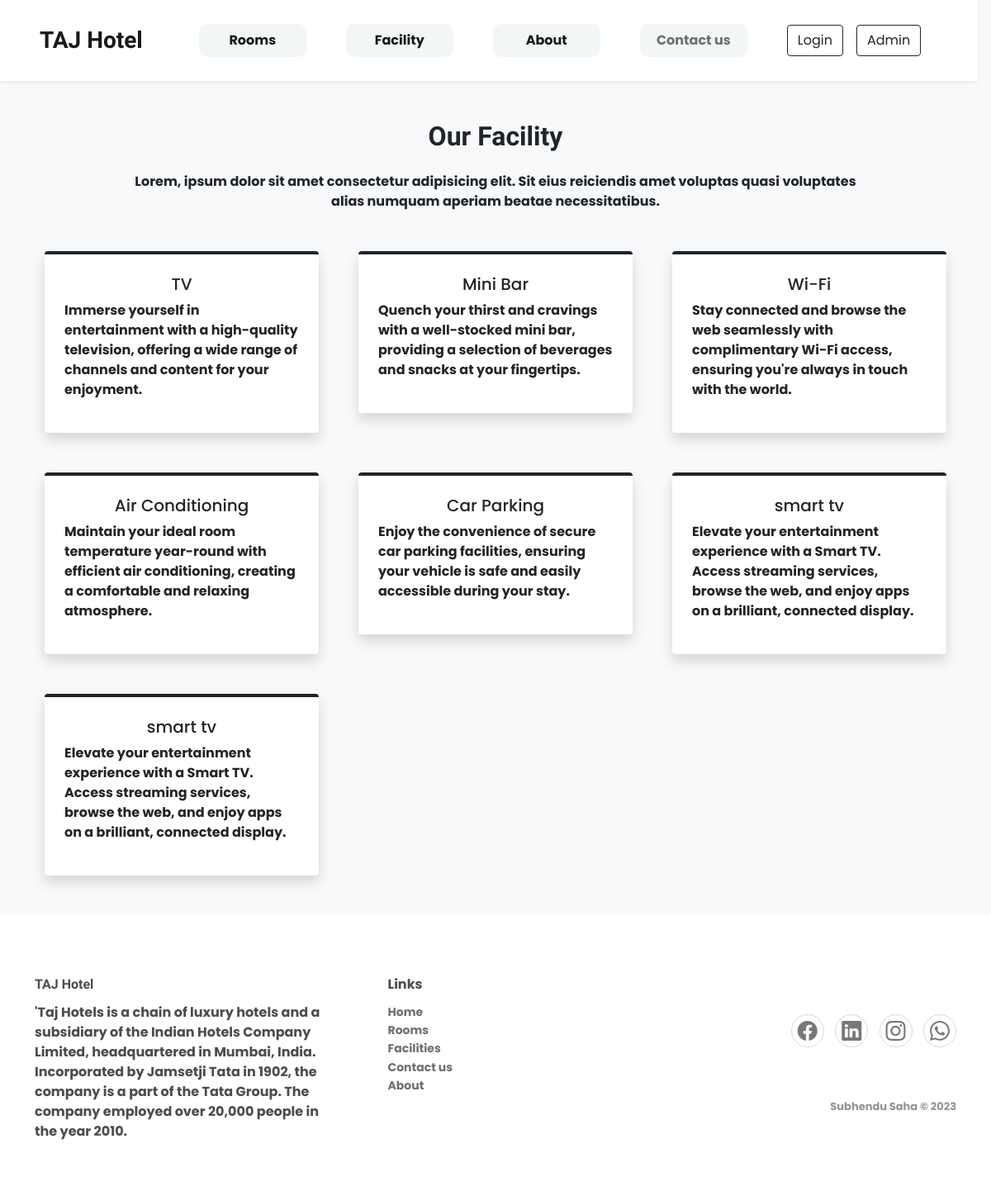
/Mini_Project/facility.php, run on the app's committed database.
### tables this page shows
CREATE TABLE `features` (
  `id` int(11) NOT NULL,
  `name` varchar(20) NOT NULL,
  `description` varchar(255) NOT NULL
);

### Mini_Project/facility.php (the view, shortened to what this page needs)
<!DOCTYPE html>
<html lang="en">
<head>
    <?php   require("inc/links.php");?>
    <link rel="stylesheet" href="index.css?v=<?php echo time(); ?>">
</head>
<body class="bg-light">
    <?php require("inc/navBar.php")?>
    <div class="my-5 px-4">
        <h2 class="fw-bold h-font text-center">Our Facility</h2>
        <p class="text-center mt-4">
            Lorem, ipsum dolor sit amet consectetur adipisicing elit.
            Sit eius reiciendis amet voluptas quasi voluptates <br>alias
             numquam aperiam beatae necessitatibus.
        </p>
    </div>
    <div class="container">
        <div class="row">
                    <?php
                        $query="SELECT * FROM `features`";
                        $result = $conn->query($query);
                        while ($row = $result->fetch_assoc()) {
                            echo '<div class="col-lg-4 col-md-6 mb-5 px-4">';
                            echo '<div class="bg-white rounded shadow p-4 border-top border-4 border-dark">';
                            echo ' <h5 class="text-center">'. $row['name'] .'</h5>';
                            echo '<p>
                                    '. $row['description'] .'
                                </p>';
                            echo '</div>';
                            echo '</div>';
                        }
                    ?>
            </div>
        </div>
    <?php require("inc/footer.php")?>
</body>
</html>

### Mini_Project/facility.php (style rules this page uses)
* { font-family: 'Poppins', sans-serif; font-weight: bold; }
.h-font { font-family: 'Borel', cursive; }

### data on the page
features: name "TV", description "Immerse yourself in entertainment with a high-quality television, offering a wide range of channels and content for your enjoyment."
features: name "Mini Bar", description "Quench your thirst and cravings with a well-stocked mini bar, providing a selection of beverages and snacks at your fingertips."
features: name "Wi-Fi", description "Stay connected and browse the web seamlessly with complimentary Wi-Fi access, ensuring you're always in touch with the world."
features: name "Air Conditioning", description "Maintain your ideal room temperature year-round with efficient air conditioning, creating a comfortable and relaxing atmosphere."
features: name "Car Parking", description "Enjoy the convenience of secure car parking facilities, ensuring your vehicle is safe and easily accessible during your stay."
features: name "smart tv", description "Elevate your entertainment experience with a Smart TV. Access streaming services, browse the web, and enjoy apps on a brilliant, connected display."
features: name "smart tv", description "Elevate your entertainment experience with a Smart TV. Access streaming services, browse the web, and enjoy apps on a brilliant, connected display."
